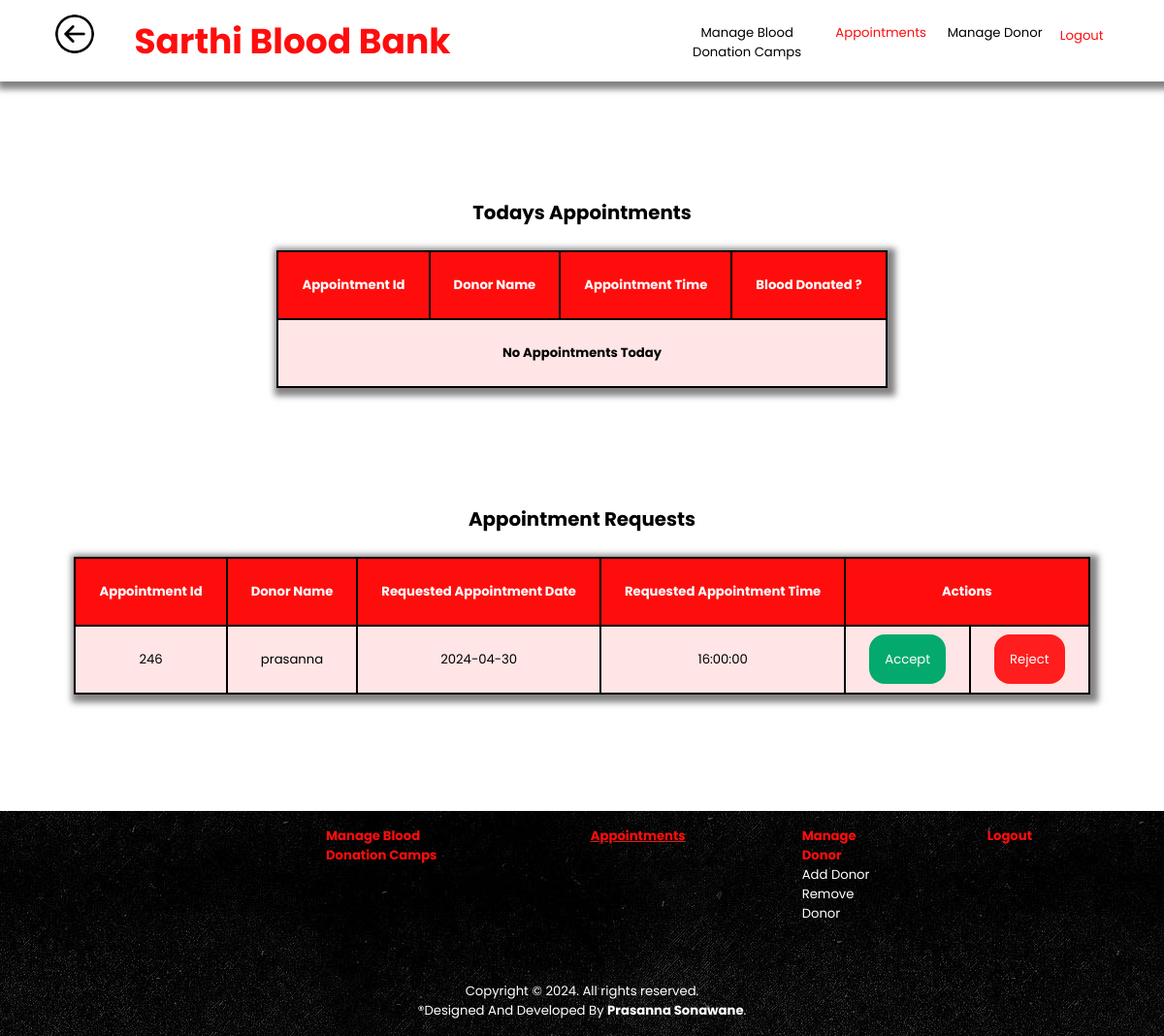
Before: /admin_manage_appointments.php (signed in) with the older database file.
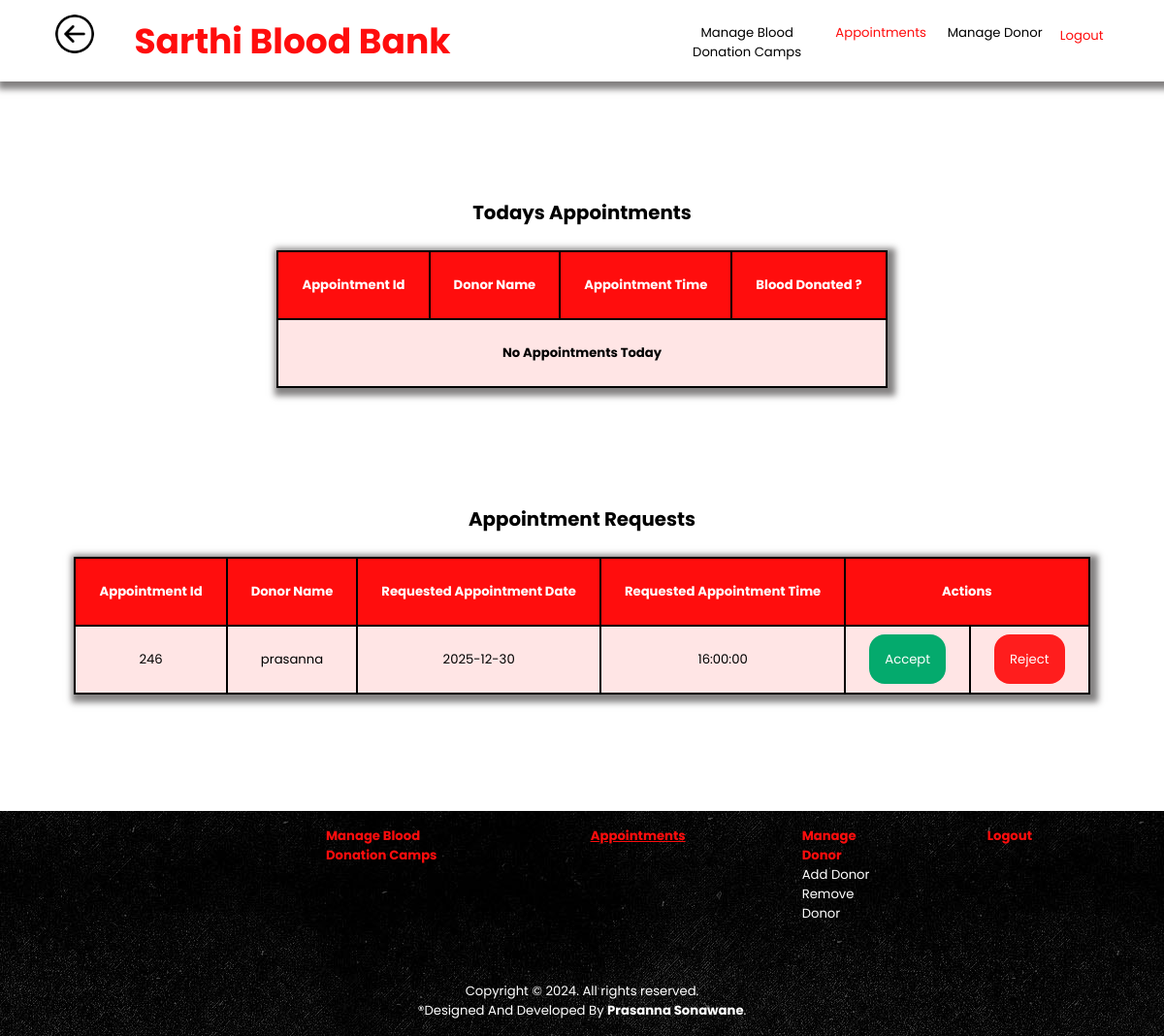
After: the same page with the newer database file.
### tables this page shows
CREATE TABLE `appointments` (`appointment_id` INT NOT NULL , `appointment_date` DATE NOT NULL ,`appointment_time` TIME NOT NULL,`donor_id` INT NOT NULL , `donor_name` VARCHAR(100) NOT NULL , `status` VARCHAR(50) NOT NULL ,`donated` VARCHAR(10)NOT NULL,`appointment_request_time` TIMESTAMP NOT NULL, PRIMARY KEY (`appointment_id`));

### admin_manage_appointments.php (the view, shortened to what this page needs)
<!DOCTYPE html>
<html lang="en">
    <head>
        <link rel="stylesheet" type="text/css" href="css/style.css">
        <link rel="stylesheet" type="text/css" href="css/tables.css">
        <link rel="stylesheet" type="text/css" href="css/admin.css">
        <link rel="stylesheet" type="text/css" href="css/footer.css">
    </head>
    <body>
        <header>
            <?php
            include "admin_header.php";
            ?>
        </header>
        <main>
            <table id='Appointments_today'>
            <caption>
                <h2>Todays Appointments</h2>
            </caption>
            <thead>
                <tr>
                    <th>Appointment Id</th>
                    <th>Donor Name</th>
                    <th>Appointment Time</th>
                    <th colspan="2">Blood Donated ?</th>
                </tr>
            </thead>
            <tbody>
                    <?php
                    include 'db_connection.php';
                    try {
                        $status='Approved';
                        $date= date('y-m-d');
                        $donated = 'Pending';
                        $q = "SELECT * FROM `appointments` WHERE `status`='$status' AND `appointment_date`='$date' AND `donated`='$donated'";
                        $res = $conn->query($q);
                        $cnt=$res->rowCount();
                        if($cnt!=0){
                            while ($row = $res->fetch()) {
                                echo"<tr>
                                <td>" . $row['appointment_id'] . "</td>
                                <td>" . $row['donor_name'] . "</td>
                                <td>" . $row['appointment_time'] . "</td>
                                <td><a href='admin_appointment_success.php?id=" . $row['appointment_id'] . "' class='edit'>Success</a></td> <td>
                                <a href='admin_appointment_failure.php?id=" . $row['appointment_id'] . "' class='remove'>Failure</a></td>
                                </tr>
                                ";
                            }
                        }
                        else{
                            echo "<tr>
                            <td colspan='4'>
                            <strong>No Appointments Today</strong>
                            </td></tr>";
                        }
                    } catch (PDOException $e) {
                        echo $e->getMessage();
                    }
                    ?>
                </tbody>
            </table>
            <table id="Appointments">
                <caption>
                    <h2>Appointment Requests</h2>
                </caption>
                <thead>
                    <tr>
                        <th>Appointment Id</th>
                        <th>Donor Name</th>
                        <th>Requested Appointment Date</th>
                        <th>Requested Appointment Time</th>
                        <th colspan="2">Actions</th>
                    </tr>
                </thead>
                <tbody>
                    <?php
                    try {
                        $status='Pending';
                        $q = "SELECT * FROM `appointments` WHERE `status`='$status'";
                        $res = $conn->query($q);
                        $cnt=$res->rowCount();
                        if($cnt!=0){
                        while ($row = $res->fetch()) {
                            echo "
                            <tr>
                            <td>" . $row['appointment_id'] . "</td>
                                <td>" . $row['donor_name'] . "</td>
                                <td>" . $row['appointment_date'] . "</td>
                                <td>" . $row['appointment_time'] . "</td>
                            <td>
                                <a href='admin_accept_appointment.php?id=" . $row['appointment_id'] . "' class='edit'>Accept</a></td><td>
                                <a href='admin_reject_appointment.php?id=" . $row['appointment_id'] . "' class='remove'>Reject</a>
                                </td>
                            </tr>";
                        }
                    }
                    else{
                        echo "<tr>
                        <td colspan='5'>
                        <strong>No Requests for Appointments </strong>
                        </td></tr>";
                    }
                    } catch (PDOException $e) {
                        echo $e->getMessage();
                    }
                    ?>
                </tbody>
            </table>
        </main>
        <footer>
            <?php
            include "admin_footer.php";
            ?>
        </footer>
    </body>
</html>

Changed rows visible on the page:
changed appointments "prasanna": appointment_date "2024-04-30" → "2025-12-30"
